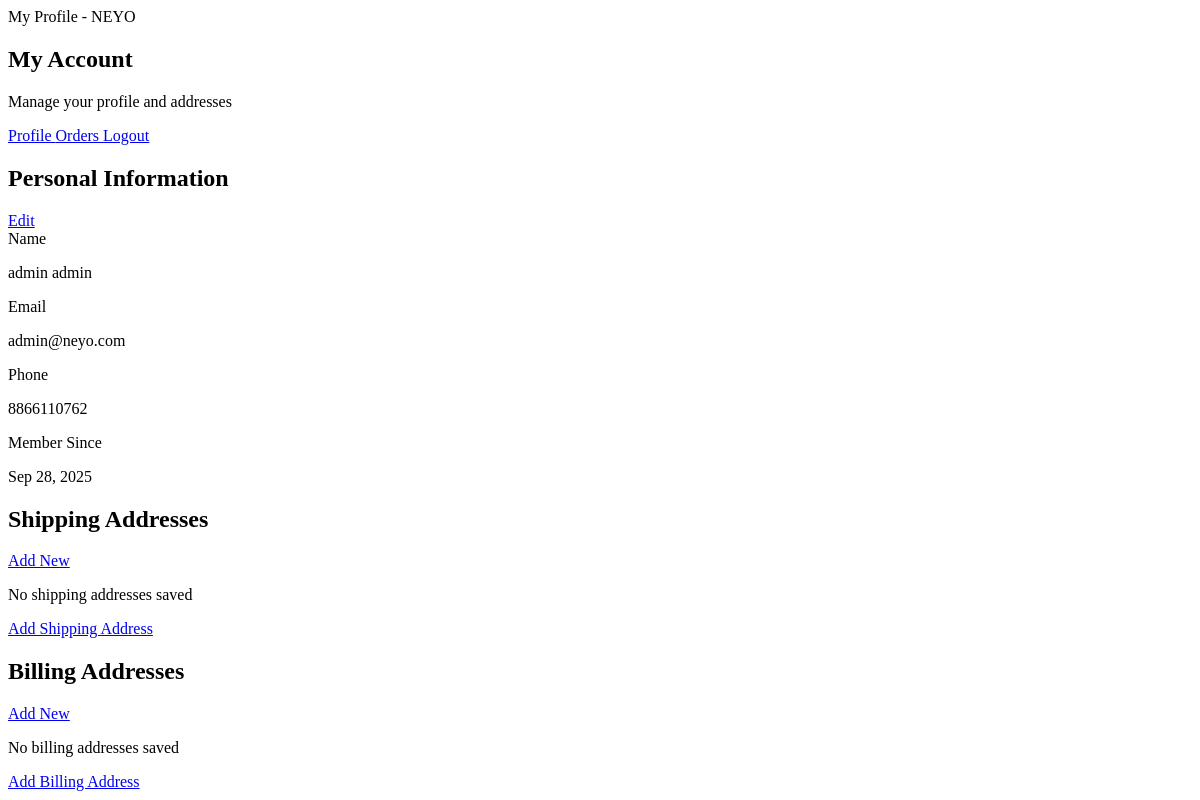
/accounts/profile/ (signed in), run on an earlier commit of the app's database.
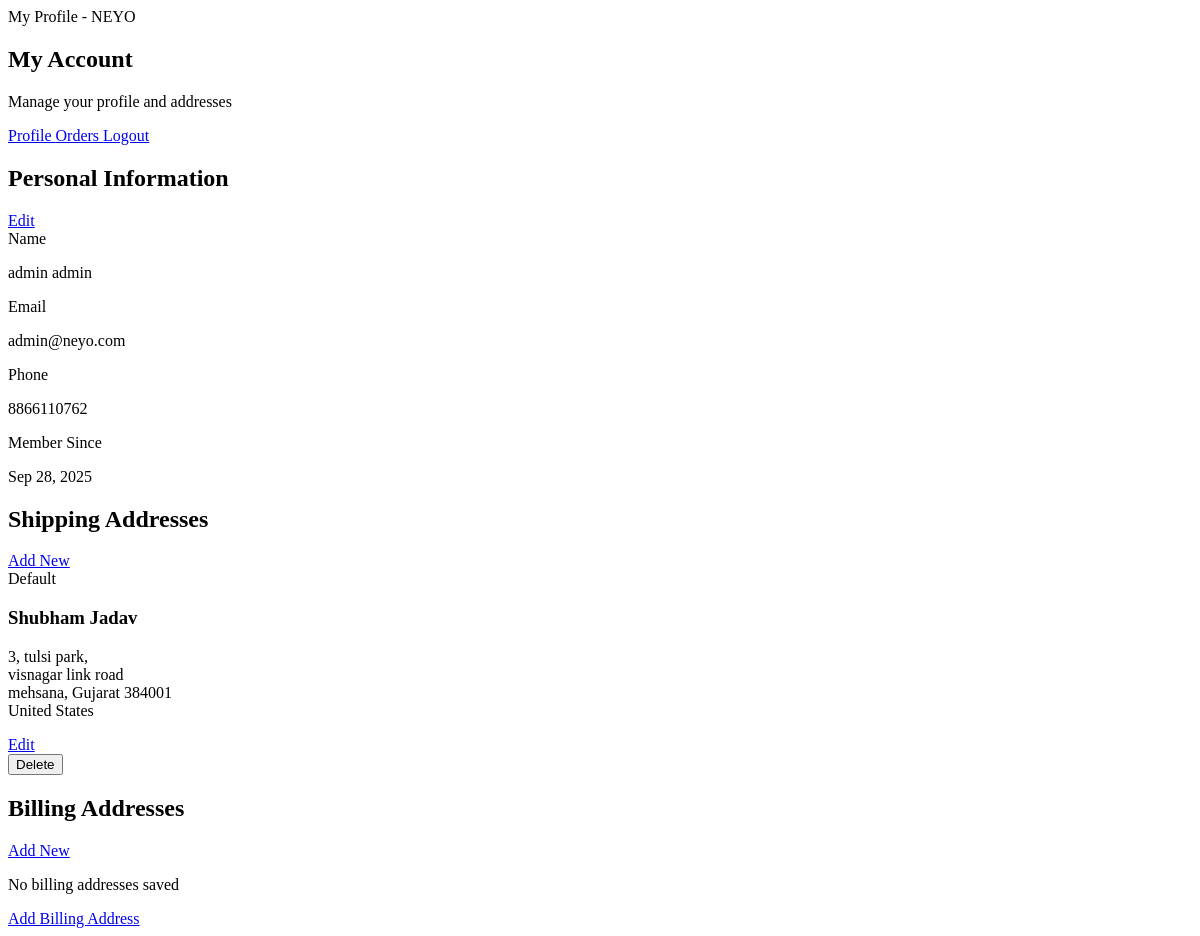
And on a later commit of the database.
### accounts/models.py (models this page shows, shortened)
class UserProfile(models.Model):
    user = models.OneToOneField(User, on_delete=models.CASCADE, related_name='profile')
    phone = models.CharField(max_length=20, blank=True)
    date_of_birth = models.DateField(null=True, blank=True)
    avatar = models.ImageField(upload_to='profiles/', blank=True, null=True)
    google_id = models.CharField(max_length=100, blank=True, null=True)
    email_notifications = models.BooleanField(default=True)
    created_at = models.DateTimeField(auto_now_add=True)
    updated_at = models.DateTimeField(auto_now=True)

class Address(models.Model):
    ADDRESS_TYPES = [
        ('shipping', 'Shipping'),
        ('billing', 'Billing'),
    ]
    user = models.ForeignKey(User, related_name='addresses', on_delete=models.CASCADE)
    type = models.CharField(max_length=20, choices=ADDRESS_TYPES)
    first_name = models.CharField(max_length=50)
    last_name = models.CharField(max_length=50)
    company = models.CharField(max_length=100, blank=True)
    address_line_1 = models.CharField(max_length=200)
    address_line_2 = models.CharField(max_length=200, blank=True)
    city = models.CharField(max_length=100)
    state = models.CharField(max_length=100)
    postal_code = models.CharField(max_length=20)
    country = models.CharField(max_length=100, default='United States')
    is_default = models.BooleanField(default=False)
    created_at = models.DateTimeField(auto_now_add=True)
    updated_at = models.DateTimeField(auto_now=True)
    class Meta:
        unique_together = ('user', 'type', 'is_default')
    def get_full_name(self):
        return f"{self.first_name} {self.last_name}"

### accounts/views.py (the view)
# urls.py: path('profile/', views.profile, name='profile'),
@login_required
def profile(request):
    profile, created = UserProfile.objects.get_or_create(user=request.user)
    shipping_addresses = Address.objects.filter(user=request.user, type='shipping')
    billing_addresses = Address.objects.filter(user=request.user, type='billing')
    from orders.models import Order
    recent_orders = Order.objects.filter(user=request.user).order_by('-created_at')[:5]
    context = {
        'profile': profile,
        'shipping_addresses': shipping_addresses,
        'billing_addresses': billing_addresses,
        'recent_orders': recent_orders,
    }
    return render(request, 'accounts/profile.html', context)

### templates/accounts/profile.html (shortened to what this page needs)
{% block content %}
<section class="bg-gradient-to-r from-neyo-primary to-gray-800 py-12">
    <div class="max-w-7xl mx-auto px-4 sm:px-6 lg:px-8">
        <div class="text-center text-white">
            <h1 class="text-4xl font-bold mb-2">My Account</h1>
            <p class="text-lg text-gray-200">Manage your profile and addresses</p>
        </div>
    </div>
</section>
<section class="py-12 bg-gray-50">
    <div class="max-w-7xl mx-auto px-4 sm:px-6 lg:px-8">
        <div class="grid grid-cols-1 lg:grid-cols-4 gap-8">
            <div class="lg:col-span-1">
                <div class="bg-white rounded-lg shadow-md p-6">
                    <nav class="space-y-2">
                        <a href="#profile" class="block px-4 py-3 rounded-lg bg-neyo-primary text-white font-medium">
                            Profile
                        </a>
                        <a href="{% url 'orders:history' %}" class="block px-4 py-3 rounded-lg hover:bg-gray-100 text-gray-700">
                            Orders
                        </a>
                        <a href="{% url 'accounts:logout' %}" class="block px-4 py-3 rounded-lg hover:bg-gray-100 text-red-600">
                            Logout
                        </a>
                    </nav>
                </div>
            </div>
            <div class="lg:col-span-3 space-y-8">
                <div class="bg-white rounded-lg shadow-md p-6">
                    <div class="flex justify-between items-center mb-6">
                        <h2 class="text-2xl font-bold text-neyo-primary">Personal Information</h2>
                        <a href="{% url 'accounts:edit_profile' %}"
                           class="text-neyo-accent hover:underline">
                            Edit
                        </a>
                    </div>
                    <div class="grid grid-cols-1 md:grid-cols-2 gap-6">
                        <div>
                            <label class="block text-sm font-medium text-gray-600 mb-1">Name</label>
                            <p class="text-lg font-semibold text-gray-800">
                                {{ user.first_name }} {{ user.last_name }}
                            </p>
                        </div>
                        <div>
                            <label class="block text-sm font-medium text-gray-600 mb-1">Email</label>
                            <p class="text-lg font-semibold text-gray-800">{{ user.email }}</p>
                        </div>
                        <div>
                            <label class="block text-sm font-medium text-gray-600 mb-1">Phone</label>
                            <p class="text-lg font-semibold text-gray-800">
                                {{ profile.phone|default:"Not provided" }}
                            </p>
                        </div>
                        <div>
                            <label class="block text-sm font-medium text-gray-600 mb-1">Member Since</label>
                            <p class="text-lg font-semibold text-gray-800">{{ user.date_joined|date:"M d, Y" }}</p>
                        </div>
                    </div>
                </div>
                <div class="bg-white rounded-lg shadow-md p-6">
                    <div class="flex justify-between items-center mb-6">
                        <h2 class="text-2xl font-bold text-neyo-primary">
                            Shipping Addresses
                        </h2>
                        <a href="{% url 'accounts:add_address' %}?type=shipping"
                           class="bg-neyo-primary text-white px-4 py-2 rounded-lg hover:bg-gray-800 transition-colors">
                            Add New
                        </a>
                    </div>
                    {% if shipping_addresses %}
                        <div class="grid grid-cols-1 md:grid-cols-2 gap-4">
                            {% for address in shipping_addresses %}
                            <div class="border-2 {% if address.is_default %}border-neyo-secondary{% else %}border-gray-300{% endif %} rounded-lg p-4 relative">
                                {% if address.is_default %}
                                <span class="absolute top-2 right-2 bg-neyo-secondary text-white text-xs px-2 py-1 rounded">
                                    Default
                                </span>
                                {% endif %}
                                <h3 class="font-semibold text-neyo-primary mb-2">
                                    {{ address.get_full_name }}
                                </h3>
                                <p class="text-gray-600 text-sm">
                                    {{ address.address_line_1 }}<br>
                                    {% if address.address_line_2 %}{{ address.address_line_2 }}<br>{% endif %}
                                    {{ address.city }}, {{ address.state }} {{ address.postal_code }}<br>
                                    {{ address.country }}
                                </p>
                                <div class="mt-4 flex gap-2">
                                    <a href="{% url 'accounts:edit_address' address.id %}"
                                       class="text-neyo-accent hover:underline text-sm">
                                        Edit
                                    </a>
                                    <form method="post" action="{% url 'accounts:delete_address' address.id %}" class="inline">
                                        <button type="submit"
                                                onclick="return confirm('Delete this address?')"
                                                class="text-red-600 hover:underline text-sm">
                                            Delete
                                        </button>
                                    </form>
                                </div>
                            </div>
                            {% endfor %}
                        </div>
                    {% else %}
                        <div class="bg-gray-50 rounded-lg p-8 text-center">
                            <p class="text-gray-600 mb-4">No shipping addresses saved</p>
                            <a href="{% url 'accounts:add_address' %}?type=shipping"
                               class="inline-block bg-neyo-primary text-white px-6 py-2 rounded-lg hover:bg-gray-800 transition-colors">
                                Add Shipping Address
                            </a>
                        </div>
                    {% endif %}
                </div>
                <div class="bg-white rounded-lg shadow-md p-6">
                    <div class="flex justify-between items-center mb-6">
                        <h2 class="text-2xl font-bold text-neyo-primary">
                            Billing Addresses
                        </h2>
                        <a href="{% url 'accounts:add_address' %}?type=billing"
                           class="bg-neyo-primary text-white px-4 py-2 rounded-lg hover:bg-gray-800 transition-colors">
                            Add New
                        </a>
                    </div>
                    {% if billing_addresses %}
                        <div class="grid grid-cols-1 md:grid-cols-2 gap-4">
                            {% for address in billing_addresses %}
                            <div class="border-2 {% if address.is_default %}border-neyo-secondary{% else %}border-gray-300{% endif %} rounded-lg p-4 relative">
                                {% if address.is_default %}
                                <span class="absolute top-2 right-2 bg-neyo-secondary text-white text-xs px-2 py-1 rounded">
                                    Default
                                </span>
                                {% endif %}
                                <h3 class="font-semibold text-neyo-primary mb-2">
                                    {{ address.get_full_name }}
                                </h3>
                                <p class="text-gray-600 text-sm">
                                    {{ address.address_line_1 }}<br>
                                    {% if address.address_line_2 %}{{ address.address_line_2 }}<br>{% endif %}
                                    {{ address.city }}, {{ address.state }} {{ address.postal_code }}<br>
                                    {{ address.country }}
                                </p>
                                <div class="mt-4 flex gap-2">
                                    <a href="{% url 'accounts:edit_address' address.id %}"
                                       class="text-neyo-accent hover:underline text-sm">
                                        <i class="fas fa-edit mr-1"></i>Edit
                                    </a>
                                    <form method="post" action="{% url 'accounts:delete_address' address.id %}" class="inline">
                                        {% csrf_token %}
                                        <button type="submit"
                                                onclick="return confirm('Delete this address?')"
                                                class="text-red-600 hover:underline text-sm">
                                            <i class="fas fa-trash mr-1"></i>Delete
                                        </button>
                                    </form>
                                </div>
                            </div>
                            {% endfor %}
                        </div>
                    {% else %}
                        <div class="bg-gray-50 rounded-lg p-8 text-center">
                            <p class="text-gray-600 mb-4">No billing addresses saved</p>
                            <a href="{% url 'accounts:add_address' %}?type=billing"
                               class="inline-block bg-neyo-primary text-white px-6 py-2 rounded-lg hover:bg-gray-800 transition-colors">
                                Add Billing Address
                            </a>
                        </div>
                    {% endif %}
                </div>
            </div>
        </div>
    </div>
</section>
{% endblock %}

What changed in the data, as far as the page shows it:
added Address: is_default "Default", get_full_name "Shubham Jadav", address_line_1 "3, tulsi park,", address_line_2 "visnagar link road", city "mehsana", state "Gujarat", postal_code "384001", country "United States"
Also different on the page:
text no longer shown: "No shipping addresses saved Add Shipping Address"
